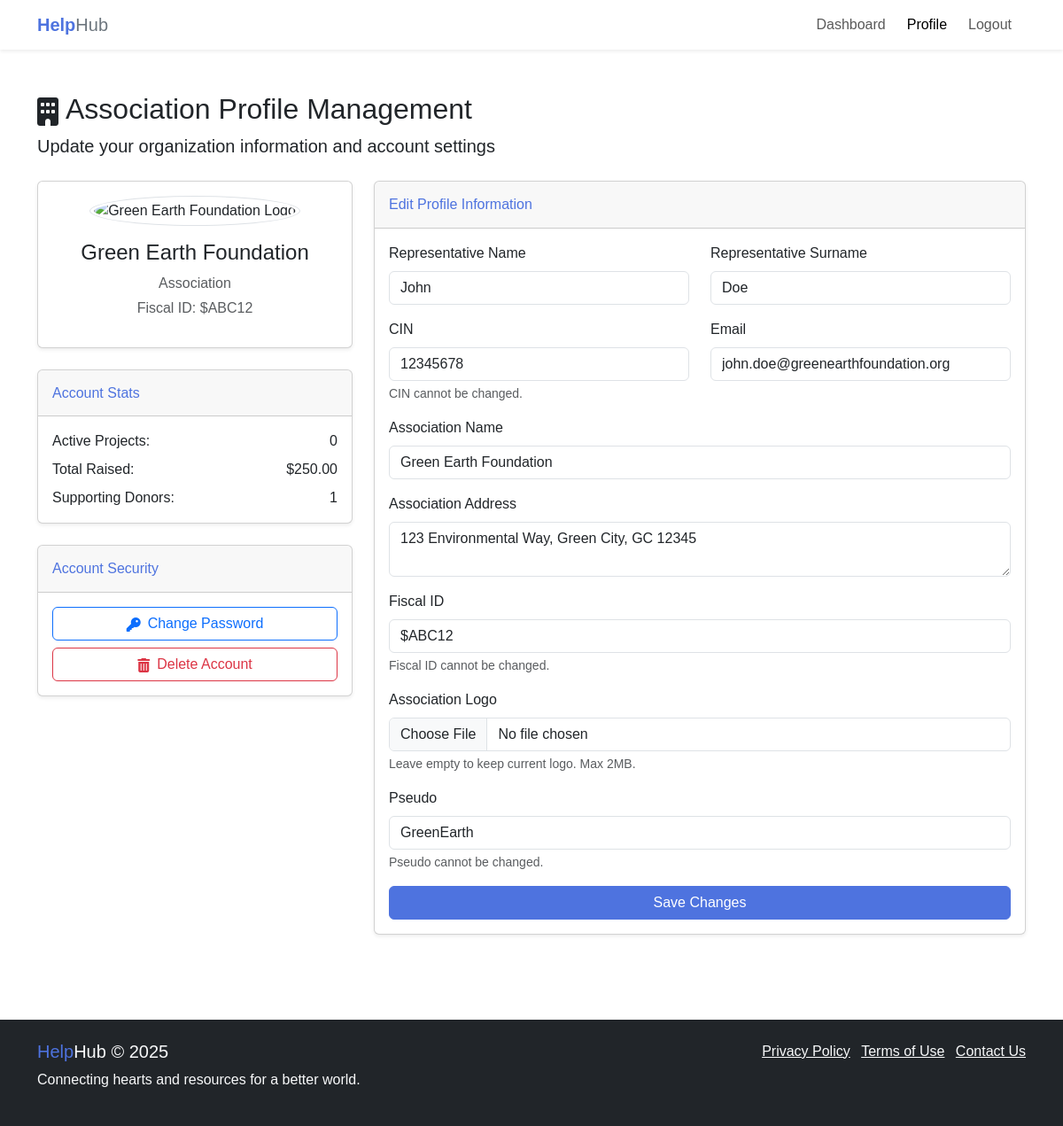
/profile-association.php (signed in), run on the app's committed database.
### tables this page shows
CREATE TABLE IF NOT EXISTS association (
    assoc_id INT AUTO_INCREMENT PRIMARY KEY,
    name VARCHAR(100) NOT NULL,
    address VARCHAR(200) NOT NULL,
    fiscal_id VARCHAR(10) NOT NULL UNIQUE,
    logo_path VARCHAR(100),
    pseudo VARCHAR(50) NOT NULL UNIQUE,
    password VARCHAR(60) NOT NULL,
    email VARCHAR(100) NOT NULL UNIQUE,
    representative_name VARCHAR(50) NOT NULL,
    representative_surname VARCHAR(50) NOT NULL,
    cin VARCHAR(8) NOT NULL UNIQUE, 
    created_at TIMESTAMP DEFAULT CURRENT_TIMESTAMP
);

### profile-association.php (the view, shortened to what this page needs)
<?php
require_once 'backend/db.php';
$assoc_id = $_SESSION['user_id'];
try {
    $stmt = $pdo->prepare("SELECT name, address, fiscal_id, logo_path, pseudo, email, representative_name, representative_surname, cin, created_at FROM association WHERE assoc_id = ?");
    $stmt->execute([$assoc_id]);
    $assoc = $stmt->fetch(PDO::FETCH_ASSOC);
    $stmt_proj_count = $pdo->prepare("SELECT COUNT(*) FROM project WHERE assoc_id = ? AND end_date >= CURDATE()");
    $stmt_proj_count->execute([$assoc_id]);
    $project_count = $stmt_proj_count->fetchColumn();
    $stmt_funds = $pdo->prepare("SELECT SUM(d.amount) FROM donation d JOIN project p ON d.project_id = p.project_id WHERE p.assoc_id = ?");
    $stmt_funds->execute([$assoc_id]);
    $total_raised = $stmt_funds->fetchColumn() ?? 0;
    $stmt_donors = $pdo->prepare("SELECT COUNT(DISTINCT d.donor_id) FROM donation d JOIN project p ON d.project_id = p.project_id WHERE p.assoc_id = ?");
    $stmt_donors->execute([$assoc_id]);
    $donor_count = $stmt_donors->fetchColumn() ?? 0;
} catch (PDOException $e) {
    error_log("Profile fetch error: " . $e->getMessage());
    $error_message = "Could not load profile data.";
    $assoc = ['name' => '', 'address' => '', 'fiscal_id' => '', 'logo_path' => null, 'pseudo' => '', 'email' => '', 'representative_name' => '', 'representative_surname' => '', 'cin' => ''];
    $project_count = 0;
    $total_raised = 0;
    $donor_count = 0;
}
$logo_display_path = !empty($assoc['logo_path']) ? htmlspecialchars($assoc['logo_path']) : 'assets/default-logo.png';
?>
<!DOCTYPE html>
<html lang="en">
<head>
    <link href="https://cdn.jsdelivr.net/npm/bootstrap@5.3.0/dist/css/bootstrap.min.css" rel="stylesheet">
    <link rel="stylesheet" href="https://cdnjs.cloudflare.com/ajax/libs/font-awesome/6.0.0/css/all.min.css">
    <link rel="stylesheet" href="style.css">
</head>
<body>
    <nav class="navbar navbar-expand-lg navbar-light bg-white shadow-sm">
        <div class="container">
             <a class="navbar-brand" href="dashboard-association.php">
                <span class="text-primary fw-bold">Help</span><span class="text-secondary">Hub</span>
            </a>
            <div class="collapse navbar-collapse" id="navbarNav">
                <ul class="navbar-nav ms-auto">
                    <li class="nav-item">
                        <a class="nav-link" href="dashboard-association.php">Dashboard</a>
                    </li>
                    <li class="nav-item">
                        <a class="nav-link active" href="profile-association.php">Profile</a>
                    </li>
                    <li class="nav-item">
                        <a class="nav-link" href="backend/auth/logout.php">Logout</a>
                    </li>
                </ul>
            </div>
        </div>
    </nav>
    <section class="py-5">
        <div class="container">
            <div class="mb-4">
                <h2><i class="fas fa-building me-2"></i>Association Profile Management</h2>
                <p class="lead">Update your organization information and account settings</p>
            </div>
            <div class="row">
                <div class="col-lg-4 mb-4">
                    <div class="card shadow-sm mb-4">
                        <div class="card-body text-center">
                            <img src="<?php echo $logo_display_path; ?>" alt="<?php echo htmlspecialchars($assoc['name']); ?> Logo" class="profile-image img-thumbnail mb-3" style="width: 100px; height: 100px; object-fit: contain;">
                            <h4><?php echo htmlspecialchars($assoc['name']); ?></h4>
                            <p class="text-muted mb-1">Association</p>
                            <p class="text-muted">Fiscal ID: <?php echo htmlspecialchars($assoc['fiscal_id']); ?></p>
                        </div>
                    </div>
                    <div class="card shadow-sm mb-4">
                        <div class="card-header py-3">
                            <h6 class="m-0 font-weight-bold text-primary">Account Stats</h6>
                        </div>
                        <div class="card-body">
                            <div class="d-flex justify-content-between mb-2">
                                <span>Active Projects:</span>
                                <span><?php echo $project_count; ?></span>
                            </div>
                            <div class="d-flex justify-content-between mb-2">
                                <span>Total Raised:</span>
                                <span>$<?php echo number_format($total_raised, 2); ?></span>
                            </div>
                            <div class="d-flex justify-content-between">
                                <span>Supporting Donors:</span>
                                <span><?php echo $donor_count; ?></span>
                            </div>
                        </div>
                    </div>
                    <div class="card shadow-sm">
                        <div class="card-header py-3">
                            <h6 class="m-0 font-weight-bold text-primary">Account Security</h6>
                        </div>
                        <div class="card-body">
                            <div class="d-grid gap-2">
                                <button class="btn btn-outline-primary" data-bs-toggle="modal" data-bs-target="#changePasswordModal">
                                    <i class="fas fa-key me-2"></i>Change Password
                                </button>
                                <button class="btn btn-outline-danger" data-bs-toggle="modal" data-bs-target="#deleteAccountModal">
                                    <i class="fas fa-trash-alt me-2"></i>Delete Account
                                </button>
                            </div>
                        </div>
                    </div>
                </div>
                <div class="col-lg-8">
                    <div class="card shadow-sm">
                        <div class="card-header py-3">
                            <h6 class="m-0 font-weight-bold text-primary">Edit Profile Information</h6>
                        </div>
                        <div class="card-body">
                            <form id="associationProfileForm" action="backend/association/update_profile.php" method="post" enctype="multipart/form-data">
                                <div class="row">
                                    <div class="col-md-6 mb-3">
                                        <label for="name" class="form-label">Representative Name</label>
                                        <input type="text" class="form-control" id="name" name="representative_name" value="<?php echo htmlspecialchars($assoc['representative_name']); ?>" required aria-required="true">
                                    </div>
                                    <div class="col-md-6 mb-3">
                                        <label for="surname" class="form-label">Representative Surname</label>
                                        <input type="text" class="form-control" id="surname" name="representative_surname" value="<?php echo htmlspecialchars($assoc['representative_surname']); ?>" required aria-required="true">
                                    </div>
                                </div>
                                <div class="row">
                                    <div class="col-md-6 mb-3">
                                        <label for="cin" class="form-label">CIN</label>
                                        <input type="text" class="form-control" id="cin" value="<?php echo htmlspecialchars($assoc['cin']); ?>" readonly>
                                        <div class="form-text text-muted">CIN cannot be changed.</div>
                                    </div>
                                    <div class="col-md-6 mb-3">
                                        <label for="email" class="form-label">Email</label>
                                        <input type="email" class="form-control" id="email" name="email" value="<?php echo htmlspecialchars($assoc['email']); ?>" required aria-required="true">
                                    </div>
                                </div>
                                <div class="mb-3">
                                    <label for="associationName" class="form-label">Association Name</label>
                                    <input type="text" class="form-control" id="associationName" name="name" value="<?php echo htmlspecialchars($assoc['name']); ?>" required aria-required="true">
                                </div>
                                <div class="mb-3">
                                    <label for="associationAddress" class="form-label">Association Address</label>
                                    <textarea class="form-control" id="associationAddress" name="address" rows="2" required aria-required="true"><?php echo htmlspecialchars($assoc['address']); ?></textarea>
                                </div>
                                <div class="mb-3">
                                    <label for="fiscalId" class="form-label">Fiscal ID</label>
                                    <input type="text" class="form-control" id="fiscalId" value="<?php echo htmlspecialchars($assoc['fiscal_id']); ?>" readonly>
                                    <div class="form-text text-muted">Fiscal ID cannot be changed.</div>
                                </div>
                                <div class="mb-3">
                                    <label for="logo" class="form-label">Association Logo</label>
                                    <input type="file" class="form-control" id="logo" name="logo" accept="image/jpeg,image/png,image/gif">
                                    <div class="form-text text-muted">Leave empty to keep current logo. Max 2MB.</div>
                                </div>
                                <div class="mb-3">
                                    <label for="pseudo" class="form-label">Pseudo</label>
                                    <input type="text" class="form-control" id="pseudo" value="<?php echo htmlspecialchars($assoc['pseudo']); ?>" readonly>
                                    <div class="form-text text-muted">Pseudo cannot be changed.</div>
                                </div>
                                <div class="d-grid gap-2">
                                    <button class="btn btn-primary" type="submit">Save Changes</button>
                                </div>
                            </form>
                        </div>
                    </div>
                </div>
            </div>
        </div>
    </section>
    <footer class="bg-dark text-light py-4 mt-5">
        <div class="container">
            <div class="row">
                <div class="col-md-6">
                    <h5><span class="text-primary">Help</span><span class="text-light">Hub</span> © <?php echo date("Y"); ?></h5>
                    <p>Connecting hearts and resources for a better world.</p>
                </div>
                <div class="col-md-6 text-md-end">
                    <ul class="list-inline mb-0">
                        <li class="list-inline-item"><a href="privacy-policy.html" class="text-light">Privacy Policy</a></li>
                        <li class="list-inline-item"><a href="terms-of-use.html" class="text-light">Terms of Use</a></li>
                        <li class="list-inline-item"><a href="contact.html" class="text-light">Contact Us</a></li>
                    </ul>
                </div>
            </div>
        </div>
    </footer>
</body>
</html>

### style.css (style rules this page uses)
:root { --primary-color: #4e73df; --primary-dark: #3a56a5; --secondary-color: #5a5c69; --accent-color: #f6c23e; --success-color: #1cc88a; --success-dark: #169e6c; --info-color: #36b9cc; --warning-color: #f6c23e; --danger-color: #e74a3b; --light-color: #f8f9fc; --dark-color: #5a5c69; --gray-100: #f8f9fc; --gray-200: #eaecf4; --gray-300: #dddfeb; --gray-400: #d1d3e2; --gray-500: #b7b9cc; --gray-600: #858796; --gray-700: #6e707e; --gray-800: #5a5c69; --gray-900: #3a3b45; --primary-light: rgba(78, 115, 223, 0.1); --success-light: rgba(28, 200, 138, 0.1); --info-light: rgba(54, 185, 204, 0.1); --warning-light: rgba(246, 194, 62, 0.1); --danger-light: rgba(231, 74, 59, 0.1); }
body { font-family: 'Nunito', sans-serif; }
.card { transition: all 0.3s ease-in-out; box-shadow: 0 0.125rem 0.25rem rgba(0, 0, 0, 0.075); }
.text-primary { color: var(--primary-color) !important; }
.btn-primary { background-color: var(--primary-color); border-color: var(--primary-color); }
.profile-image { width: 100px; height: 100px; object-fit: cover; border-radius: 50%; margin: 0 auto 1rem; }
.btn { padding: 0.375rem 0.75rem; }
.nav-item { margin-right: 0.5rem; }
i.fas, i.fab { vertical-align: -0.125em; }
.mb-3 { margin-bottom: 1rem !important; }
.navbar-collapse { display: none; }
@media (min-width: 992px) { .navbar-collapse { display: flex !important; } }

### data on the page
association: name "Green Earth Foundation", fiscal "$ABC12", representative_name "John", representative_surname "Doe", cin "12345678", email "john.doe@greenearthfoundation.org", address "123 Environmental Way, Green City, GC 12345", pseudo "GreenEarth"

### other printed values
$project_count "0"
$total_raised "250.00"
$donor_count "1"
